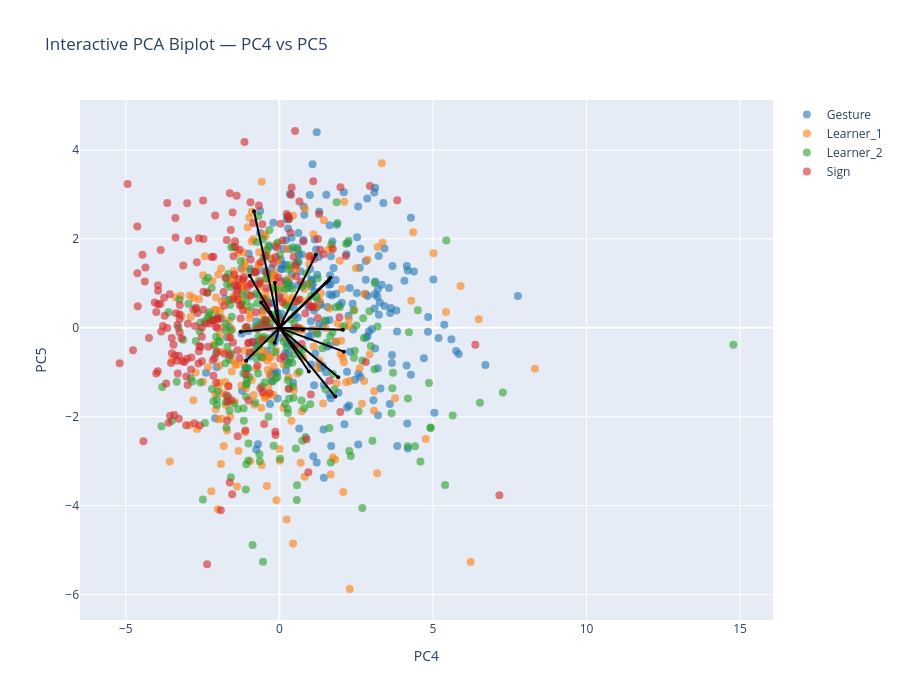

Notebook cell for this chart:
### Markdown cell above
## P4-P5

### Code cell
interactive_PCA_biplot(score=x_new_GS, 
                       coeff=loadings_GS, 
                       labels=feature_names, 
                       y=y, 
                       selected_vars=selected_vars, 
                       pc_x=4, 
                       pc_y=5,
                       le=le,
                       show_labels=False)

### Figure 1 — Plotly figure (JSON) as saved in the notebook; plotly's stock layout.template omitted (floating-point values rounded to 4 significant figures; data arrays with more than 128 entries replaced by an {"elided": "..."} marker saying what was removed)
{"data": [{"hoverinfo": "text", "marker": {"color": "#1f77b4", "opacity": 0.6, "size": 8}, "mode": "markers", "name": "Gesture", "showlegend": true, "text": {"elided": "248 str values"}, "type": "scatter", "x": {"elided": "248 float values"}, "y": {"elided": "248 float values"}}, {"hoverinfo": "text", "marker": {"color": "#ff7f0e", "opacity": 0.6, "size": 8}, "mode": "markers", "name": "Learner_1", "showlegend": true, "text": {"elided": "244 str values"}, "type": "scatter", "x": {"elided": "244 float values"}, "y": {"elided": "244 float values"}}, {"hoverinfo": "text", "marker": {"color": "#2ca02c", "opacity": 0.6, "size": 8}, "mode": "markers", "name": "Learner_2", "showlegend": true, "text": {"elided": "240 str values"}, "type": "scatter", "x": {"elided": "240 float values"}, "y": {"elided": "240 float values"}}, {"hoverinfo": "text", "marker": {"color": "#d62728", "opacity": 0.6, "size": 8}, "mode": "markers", "name": "Sign", "showlegend": true, "text": {"elided": "239 str values"}, "type": "scatter", "x": {"elided": "239 float values"}, "y": {"elided": "239 float values"}}, {"hoverinfo": "text", "hovertext": "gross__magnitude__arm_speed_Gmean", "line": {"color": "black"}, "marker": {"size": 4}, "mode": "lines+markers", "showlegend": false, "textposition": "top center", "type": "scatter", "x": [0, 0.9608], "y": [0, -0.9816]}, {"hoverinfo": "text", "hovertext": "gross__variability__arm_speed_Gstd", "line": {"color": "black"}, "marker": {"size": 4}, "mode": "lines+markers", "showlegend": false, "textposition": "top center", "type": "scatter", "x": [0, 0.1286], "y": [0, 0.1163]}, {"hoverinfo": "text", "hovertext": "gross__magnitude__arm_speed_peak_mean", "line": {"color": "black"}, "marker": {"size": 4}, "mode": "lines+markers", "showlegend": false, "textposition": "top center", "type": "scatter", "x": [0, -0.1537], "y": [0, -0.3362]}, {"hoverinfo": "text", "hovertext": "gross__rhythm__arm_speed_peak_rate", "line": {"color": "black"}, "marker": {"size": 4}, "mode": "lines+markers", "showlegend": false, "textposition": "top center", "type": "scatter", "x": [0, 1.185], "y": [0, 1.641]}, {"hoverinfo": "text", "hovertext": "gross__rhythm__arm_speed_mod_depth", "line": {"color": "black"}, "marker": {"size": 4}, "mode": "lines+markers", "showlegend": false, "textposition": "top center", "type": "scatter", "x": [0, -1.256], "y": [0, -0.09006]}, {"hoverinfo": "text", "hovertext": "gross__magnitude__arm_acc_Gmean", "line": {"color": "black"}, "marker": {"size": 4}, "mode": "lines+markers", "showlegend": false, "textposition": "top center", "type": "scatter", "x": [0, -0.3022], "y": [0, 0.3459]}, {"hoverinfo": "text", "hovertext": "gross__variability__arm_acc_Gstd", "line": {"color": "black"}, "marker": {"size": 4}, "mode": "lines+markers", "showlegend": false, "textposition": "top center", "type": "scatter", "x": [0, -0.1479], "y": [0, 1.013]}, {"hoverinfo": "text", "hovertext": "gross__magnitude__arm_acc_peak_mean", "line": {"color": "black"}, "marker": {"size": 4}, "mode": "lines+markers", "showlegend": false, "textposition": "top center", "type": "scatter", "x": [0, -0.5911], "y": [0, 0.5674]}, {"hoverinfo": "text", "hovertext": "gross__rhythm__arm_acc_mod_depth", "line": {"color": "black"}, "marker": {"size": 4}, "mode": "lines+markers", "showlegend": false, "textposition": "top center", "type": "scatter", "x": [0, -0.9648], "y": [0, 1.171]}, {"hoverinfo": "text", "hovertext": "gross__rhythm__arm_speed_sampen", "line": {"color": "black"}, "marker": {"size": 4}, "mode": "lines+markers", "showlegend": false, "textposition": "top center", "type": "scatter", "x": [0, 0.7661], "y": [0, -0.04334]}, {"hoverinfo": "text", "hovertext": "gross__smoothness__arm_intermittency", "line": {"color": "black"}, "marker": {"size": 4}, "mode": "lines+markers", "showlegend": false, "textposition": "top center", "type": "scatter", "x": [0, 2.065], "y": [0, -0.04252]}, {"hoverinfo": "text", "hovertext": "gross__rhythm__clip_dur_s_totalarm", "line": {"color": "black"}, "marker": {"size": 4}, "mode": "lines+markers", "showlegend": false, "textposition": "top center", "type": "scatter", "x": [0, 2.1], "y": [0, -0.5357]}, {"hoverinfo": "text", "hovertext": "gross__rhythm__band1_coverage_totalarm", "line": {"color": "black"}, "marker": {"size": 4}, "mode": "lines+markers", "showlegend": false, "textposition": "top center", "type": "scatter", "x": [0, 1.916], "y": [0, -1.113]}, {"hoverinfo": "text", "hovertext": "gross__rhythm__band1_band_power_totalarm", "line": {"color": "black"}, "marker": {"size": 4}, "mode": "lines+markers", "showlegend": false, "textposition": "top center", "type": "scatter", "x": [0, -1.086], "y": [0, -0.7384]}, {"hoverinfo": "text", "hovertext": "gross__rhythm__band1_centroid_totalarm", "line": {"color": "black"}, "marker": {"size": 4}, "mode": "lines+markers", "showlegend": false, "textposition": "top center", "type": "scatter", "x": [0, -0.8276], "y": [0, 2.62]}, {"hoverinfo": "text", "hovertext": "fine__handshape__fingertip_spread_mean", "line": {"color": "black"}, "marker": {"size": 4}, "mode": "lines+markers", "showlegend": false, "textposition": "top center", "type": "scatter", "x": [0, 1.615], "y": [0, 1.073]}, {"hoverinfo": "text", "hovertext": "fine__variability__fingertip_spread_std", "line": {"color": "black"}, "marker": {"size": 4}, "mode": "lines+markers", "showlegend": false, "textposition": "top center", "type": "scatter", "x": [0, 1.534], "y": [0, 1.02]}, {"hoverinfo": "text", "hovertext": "fine__handshape__thumb_index_mean", "line": {"color": "black"}, "marker": {"size": 4}, "mode": "lines+markers", "showlegend": false, "textposition": "top center", "type": "scatter", "x": [0, 1.66], "y": [0, 1.125]}, {"hoverinfo": "text", "hovertext": "fine__magnitude__flexion_speed_mean", "line": {"color": "black"}, "marker": {"size": 4}, "mode": "lines+markers", "showlegend": false, "textposition": "top center", "type": "scatter", "x": [0, 1.82], "y": [0, -1.547]}], "layout": {"height": 700, "hovermode": "closest", "title": {"text": "Interactive PCA Biplot — PC4 vs PC5"}, "width": 900, "xaxis": {"title": {"text": "PC4"}}, "yaxis": {"title": {"text": "PC5"}}}}
